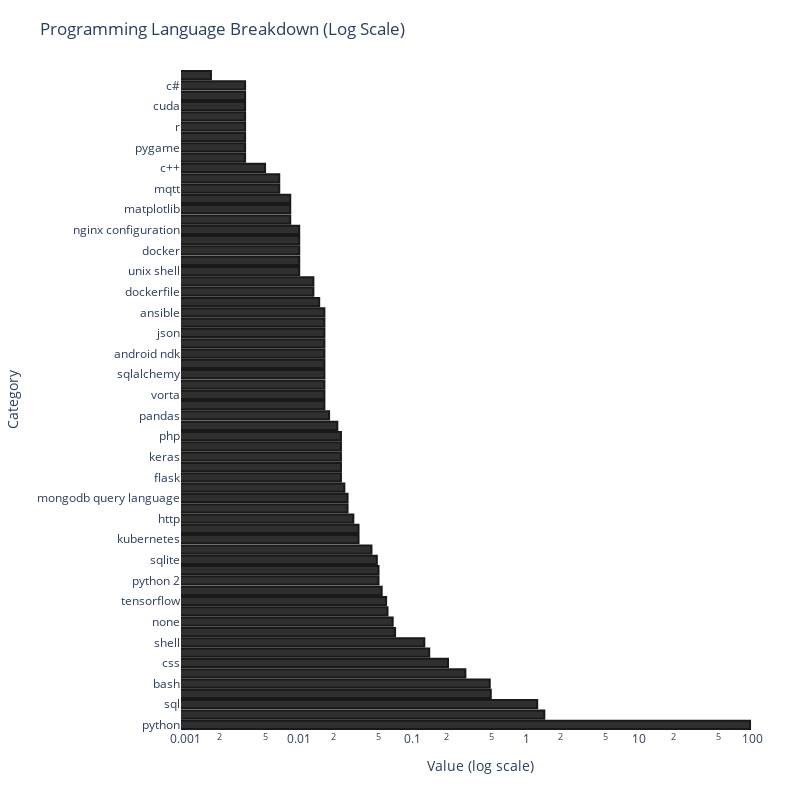

The cell this chart's notebook holds for it:
### Code cell
import plotly.graph_objects as go

# Create the data for the bar chart
data = [
    go.Bar(
        x=df_languages_agg['percentage'],
        y=df_languages_agg['language'],
        orientation='h',
        marker=dict(
            color='rgba(25, 25, 25, 0.9)',
            line=dict(
                color='rgba(25, 25, 25, 1.0)',
                width=2
            )
        ),
        hovertemplate='Percentage: %{x:.2f}<extra></extra>'
    )
]

data = list(reversed(data))

# Create the layout for the chart
layout = go.Layout(
    title='Programming Language Breakdown (Log Scale)',
    xaxis=dict(
        type='log',
        title='Value (log scale)'
    ),
    yaxis=dict(
        title='Category'
    ),
    margin=dict(
        l=100,
        r=20,
        t=70,
        b=70
    ),
    paper_bgcolor='rgb(255, 255, 255)',
    plot_bgcolor='rgb(255, 255, 255)',
    width=800,
    height=800,
    showlegend=False
)

# Create the figure and plot the chart
fig = go.Figure(data=data, layout=layout)
fig.write_image(DATA_DIR + 'bar_chart.png')


fig.show()

### Figure 1 — Plotly figure (JSON) as saved in the notebook; plotly's stock layout.template omitted (floating-point values rounded to 4 significant figures)
{"data": [{"hovertemplate": "Percentage: %{x:.2f}<extra></extra>", "marker": {"color": "rgba(25, 25, 25, 0.9)", "line": {"color": "rgba(25, 25, 25, 1.0)", "width": 2}}, "orientation": "h", "type": "bar", "x": [94.4, 1.45, 1.255, 0.4889, 0.4789, 0.292, 0.2052, 0.1402, 0.1268, 0.07008, 0.06675, 0.06007, 0.0584, 0.0534, 0.05006, 0.05006, 0.04839, 0.04339, 0.03337, 0.03337, 0.03004, 0.0267, 0.0267, 0.02503, 0.02336, 0.02336, 0.02336, 0.02336, 0.02336, 0.02169, 0.01836, 0.01669, 0.01669, 0.01669, 0.01669, 0.01669, 0.01669, 0.01669, 0.01669, 0.01669, 0.01669, 0.01502, 0.01335, 0.01335, 0.01001, 0.01001, 0.01001, 0.01001, 0.01001, 0.008343, 0.008343, 0.008343, 0.006675, 0.006675, 0.005006, 0.003337, 0.003337, 0.003337, 0.003337, 0.003337, 0.003337, 0.003337, 0.003337, 0.001669], "y": ["python", "javascript", "sql", "html", "bash", "c", "css", "cython", "shell", "java", "none", "numpy", "tensorflow", "pytorch", "python 2", "python 3", "sqlite", "yaml", "kubernetes", "latex", "http", "react", "mongodb query language", "powershell", "flask", "django template language", "keras", "dart", "php", "batch", "pandas", "grpc", "vorta", "borgbackup", "sqlalchemy", "sass", "android ndk", "node.js", "json", "llvm", "ansible", "pytest", "dockerfile", "django", "unix shell", "vue.js", "docker", "redis", "nginx configuration", "tensorflow/keras", "matplotlib", "markdown", "mqtt", "selenium", "c++", "jinja2", "pygame", "csv", "r", "ruby", "cuda", "cmd", "c#", "postgresql"]}], "layout": {"height": 800, "margin": {"b": 70, "l": 100, "r": 20, "t": 70}, "paper_bgcolor": "rgb(255, 255, 255)", "plot_bgcolor": "rgb(255, 255, 255)", "showlegend": false, "title": {"text": "Programming Language Breakdown (Log Scale)"}, "width": 800, "xaxis": {"title": {"text": "Value (log scale)"}, "type": "log"}, "yaxis": {"title": {"text": "Category"}}}}
